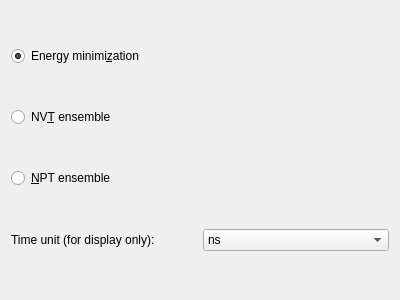
<?xml version="1.0" encoding="UTF-8"?>
<ui version="4.0">
 <class>WizardPage</class>
 <widget class="QWizardPage" name="WizardPage">
  <property name="geometry">
   <rect>
    <x>0</x>
    <y>0</y>
    <width>400</width>
    <height>300</height>
   </rect>
  </property>
  <property name="windowTitle">
   <string>WizardPage</string>
  </property>
  <property name="title">
   <string>Type of the simulation</string>
  </property>
  <property name="subTitle">
   <string>Select the type of simulation</string>
  </property>
  <layout class="QVBoxLayout" name="verticalLayout">
   <item>
    <widget class="QRadioButton" name="typeEnergyMinimizationRadioButton">
     <property name="text">
      <string>Energy minimi&amp;zation</string>
     </property>
     <property name="checked">
      <bool>true</bool>
     </property>
    </widget>
   </item>
   <item>
    <widget class="QRadioButton" name="typeNVTRadioButton">
     <property name="text">
      <string>NV&amp;T ensemble</string>
     </property>
    </widget>
   </item>
   <item>
    <widget class="QRadioButton" name="typeNPTRadioButton">
     <property name="text">
      <string>&amp;NPT ensemble</string>
     </property>
    </widget>
   </item>
   <item>
    <layout class="QHBoxLayout" name="horizontalLayout">
     <item>
      <widget class="QLabel" name="label_8">
       <property name="text">
        <string>Time unit (for display only):</string>
       </property>
       <property name="buddy">
        <cstring>timeUnitComboBox</cstring>
       </property>
      </widget>
     </item>
     <item>
      <widget class="QComboBox" name="timeUnitComboBox">
       <property name="currentIndex">
        <number>2</number>
       </property>
       <item>
        <property name="text">
         <string>fs</string>
        </property>
       </item>
       <item>
        <property name="text">
         <string>ps</string>
        </property>
       </item>
       <item>
        <property name="text">
         <string>ns</string>
        </property>
       </item>
       <item>
        <property name="text">
         <string>ms</string>
        </property>
       </item>
      </widget>
     </item>
    </layout>
   </item>
  </layout>
 </widget>
 <resources/>
 <connections/>
</ui>
